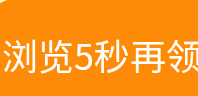
#> input picture tpl_incentive_fixed.png, 198 x 96 px
$ python -i flow_manual.py   (imports and definitions only)
#> lines starting #> are read from the running program, lines starting #| are printed output that depends on the picture
# -*- coding: utf-8 -*-
"""
flow_manual.py — QQ音乐金币四任务自动刷脚本(adb + 本地 OCR, 手机端运行)。

用法:
    python flow_manual.py            # 四任务串联跑(默认上限100轮)
    python flow_manual.py 20         # 指定最大轮数

前提: 手机已连 adb 并处于金币中心顶部(「我的」→「领现金」进入, 顶部无弹窗)。

说明: 所有按钮坐标/滚动量/模板图均为针对本机(vivo V2055A, 1080x2400)实测写死的像素值,
      换手机/换QQ音乐版本后界面布局会变, 需按 README「手机适配」章节重新截图改坐标。
"""
import os
import random
import re
import subprocess
import time

from PIL import Image, ImageOps, ImageEnhance
import numpy as np
import pytesseract

# ================= 基础环境 =================
ADB = os.path.join(os.path.dirname(os.path.abspath(__file__)),
                   "platform-tools", "platform-tools", "adb.exe")
QQMUSIC = "com.tencent.qqmusic"
TESSERACT_CMD = r"C:\Program Files\Tesseract-OCR\tesseract.exe"  # 本地 Tesseract OCR(金币中心是WebView, uiautomator拿不到文字)

# ================= 已确认的坐标(相对 0~1000) =================
COIN_VIDEO_BTN_REL = (833, 685)    # 金币中心: "看视频领金币"右侧橙色"看视频"按钮
COIN_NO_AD_MAX = 3                 # 看视频领金币完成态: 点看视频连续3次没跳广告则判完成(用户2026-11-04定)
DOOR_CTA_REL = (500, 895)          # 门页: 底部蓝色"点击浏览15秒"(京东型, y≈2147)
AD_DOOR_X_REL = (922, 110)         # 门页(恭喜已获得奖励): 右上角"✕" (实测 999,257)
INCENTIVE_TPL = "tpl_incentive_fixed.png"  # 激励按钮固定文案模板(不含金额"浏览5秒再领", 跨金额稳定, 裁自2026-11-04)
INCENTIVE_TPL_X = 372              # 激励按钮固定 x 起点(像素; 弹窗居中, 按钮横向固定)
INCENTIVE_TPL_MAX_DIST = 15.0      # 模板匹配阈值(激励固定文案模板真匹配差异≈0.0)
INCENTIVE_TPL_Y_RANGE = (1200, 1280)   # 激励按钮命中中心 y 区间(实测 y≈1242; 位置不符=跨匹配排除)
NEXT_TPL = "tpl_next_btn.png"       # 「观看下一条」按钮模板(双模板区分用, 裁自2026-11-04)
NEXT_TPL_X = 390                    # 「观看下一条」按钮固定 x 起点(像素; 中心≈544)
NEXT_TPL_MAX_DIST = 15.0            # 观看下一条模板匹配阈值
NEXT_TPL_Y_RANGE = (1360, 1440)     # 「观看下一条」按钮命中中心 y 区间(实测 y≈1402; 位置不符=跨匹配排除)

TMP = "_fs_tmp.png"


def log(msg):
    print(f"[{time.strftime('%H:%M:%S')}] {msg}", flush=True)


# ================= adb 原语 =================
def _adb(*args, timeout=15):
    return subprocess.run([ADB, *args], capture_output=True, timeout=timeout).stdout.decode("utf-8", "ignore")


# [4 lines left out: function screencap, not called in this run]


def screen_size(path):
    with Image.open(path) as im:
        return im.size


def tap(x, y):
    _adb("shell", "input", "tap", str(int(x)), str(int(y)))
    log(f"  点击 ({int(x)},{int(y)})")


def back():
    _adb("shell", "keyevent", "4")
    log("  按 BACK")


# [384 lines left out: functions swipe_left, swipe_up, focus_package, step1_watch_video, ad_exit_flow, read_plain_door_text and 6 more, not called in this run]


# ================= Tesseract OCR 文字识别(金币中心是 WebView, uiautomator dump 拿不到文字) =================
def ocr_words(shot):
    """用本地 Tesseract OCR 识别截图, 返回 [(text, x1,y1,x2,y2, cx,cy), ...]。
    金币中心任务列表是 WebView, dump 拿不到文字, 用 Tesseract(chi_sim) 识别+取词坐标。
    预处理: 放大2x + 灰度 + 对比度增强(实测原图识别不出橙色按钮上的「领金币」,
    2x 后能识别出「领」+「金币」, 2026-11-04)。坐标按 scale 还原。"""
#> called with shot = 'tpl_incentive_fixed.png'
    pytesseract.pytesseract.tesseract_cmd = TESSERACT_CMD
    img = Image.open(shot).convert("RGB")
    scale = 2
    big = img.resize((img.width * scale, img.height * scale), Image.LANCZOS)
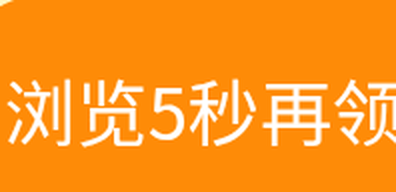
#> big: PIL image 396x192 RGB; mean R, G, B 254.1, 151.7, 34.4
    gray = ImageOps.grayscale(big)
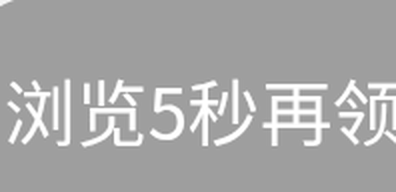
#> gray: PIL image 396x192 L; min 143, max 255, mean 168.7
    gray = ImageEnhance.Contrast(gray).enhance(1.5)
#> (the run stopped early here; a loop or call above may not have finished)

$ run again, on tpl_incentive_btn.png
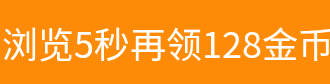
#> input picture tpl_incentive_btn.png, 330 x 84 px
#> in ocr_words, `big = img.resize((img.width * scale, img.height * scale), Image.LANCZOS)`:
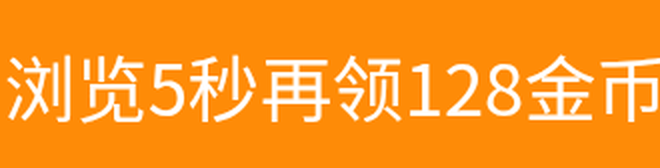
#> big: PIL image 660x168 RGB; mean R, G, B 254.1, 152.7, 36.7
#> in ocr_words, `gray = ImageOps.grayscale(big)`:
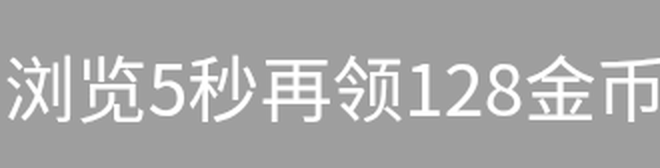
#> gray: PIL image 660x168 L; min 143, max 255, mean 169.6
